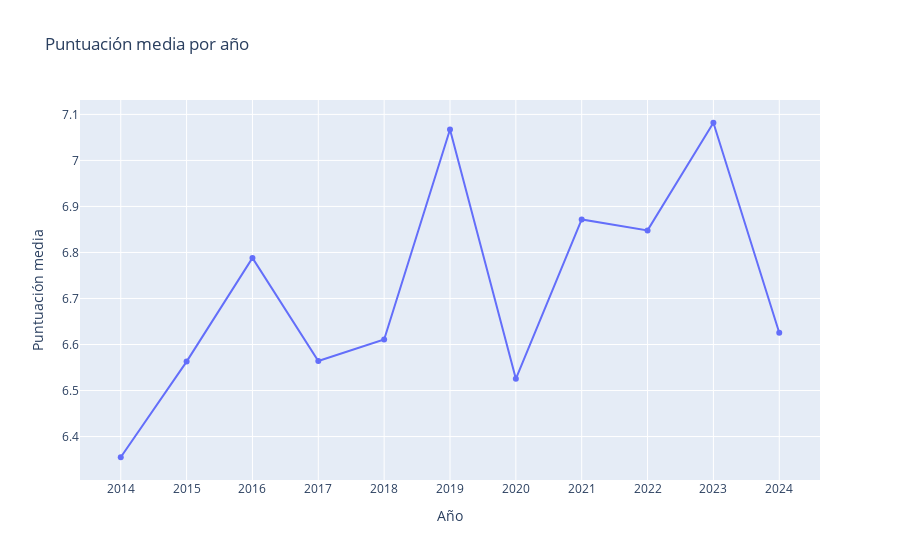

The notebook cell saved with this chart:
### Code cell
#gráfico media por año

import plotly.express as px
import plotly.io as pio

# pio.renderers.default = 'browser' #activar para VisualStudio u otro visualizador diferente a Jupyter. Abre el gráfico en una pestaña del navegador nueva

pio.renderers.default = "jupyterlab" #Inactivar si se usa Visualstudio y usar la línea anterior

fig = px.line(df_media_anual, 
              x='anio', 
              y='puntuacion', 
              markers=True, 
              title="Puntuación media por año")

fig.update_traces(mode='lines+markers', hovertemplate='Año: %{x}<br>Puntuación: %{y:.2f}')

# Mostrar todos los años en el eje X
fig.update_layout(
    xaxis_title="Año",
    yaxis_title="Puntuación media",
    xaxis=dict(
        tickmode='linear',
        dtick=1  # Mostrar cada año
    )
)

fig.show()

### Figure 1 — Plotly figure (JSON) as saved in the notebook; plotly's stock layout.template omitted (floating-point values rounded to 4 significant figures)
{"data": [{"hovertemplate": "Año: %{x}<br>Puntuación: %{y:.2f}", "legendgroup": "", "line": {"color": "#636efa", "dash": "solid"}, "marker": {"symbol": "circle"}, "mode": "lines+markers", "name": "", "orientation": "v", "showlegend": false, "type": "scatter", "x": [2014, 2015, 2016, 2017, 2018, 2019, 2020, 2021, 2022, 2023, 2024], "xaxis": "x", "y": [6.355, 6.563, 6.788, 6.564, 6.611, 7.067, 6.526, 6.872, 6.848, 7.082, 6.625], "yaxis": "y"}], "layout": {"autosize": true, "legend": {"tracegroupgap": 0}, "title": {"text": "Puntuación media por año"}, "xaxis": {"anchor": "y", "autorange": true, "domain": [0, 1], "dtick": 1, "range": [2013.0, 2025.0], "tickmode": "linear", "title": {"text": "Año"}, "type": "linear"}, "yaxis": {"anchor": "x", "autorange": true, "domain": [0, 1], "range": [6.295, 7.142], "title": {"text": "Puntuación media"}, "type": "linear"}}}
